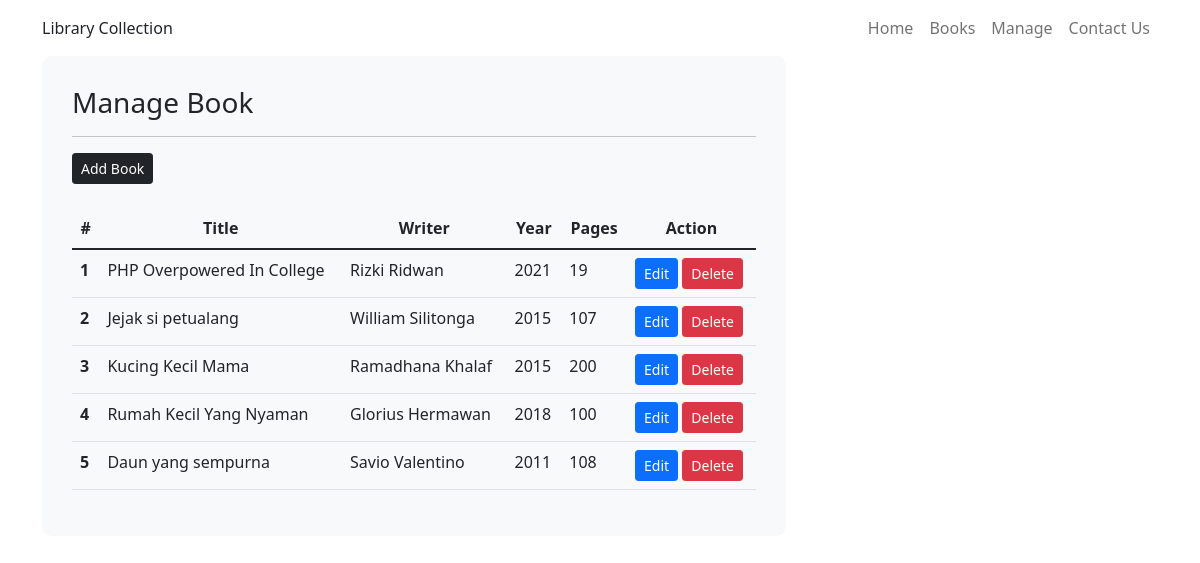
Page /managements/manage-book.php on the committed database.
### tables this page shows
CREATE TABLE `books` (
  `id` int(11) NOT NULL,
  `judul` varchar(255) NOT NULL,
  `penulis` varchar(255) NOT NULL,
  `tahun_terbit` int(4) NOT NULL,
  `jumlah_halaman` int(11) NOT NULL
);

### process/functions.php (called while the page is built, shortened)
<?php
function tampilSemuaBuku()
{
    global $koneksi;
    $perintahTampilBuku = $koneksi->prepare("SELECT * FROM books");
    $perintahTampilBuku->execute();
    $books = $perintahTampilBuku->fetchAll();
    return $books;
}

### managements/manage-book.php (the view, shortened to what this page needs)
<!DOCTYPE html>
<html lang="en">
<head>
    <link rel="stylesheet" href="../css/bootstrap.min.css">
    <link rel="stylesheet" href="../css/style.css">
</head>
<body>
    <?php require_once '../views/navbar.php'; ?>
    <div class="container">
        <div class="col-md-8 bg-light table-wrapper">
            <h3>Manage Book</h3>
            <hr>
            <a href="create-book.php" class="btn btn-dark btn-sm mb-4">Add Book</a>
            <table class="table">
                <thead>
                    <tr align="center">
                        <th>#</th>
                        <th>Title</th>
                        <th>Writer</th>
                        <th>Year</th>
                        <th>Pages</th>
                        <th>Action</th>
                    </tr>
                </thead>
                <tbody>
                    <?php
                    $books = tampilSemuaBuku();
                    $nomor = 1;
                    foreach ($books as $book) {
                    ?>
                        <tr>
                            <th><?= $nomor++ ?></th>
                            <td><?= $book['judul'] ?></td>
                            <td><?= $book['penulis'] ?></td>
                            <td><?= $book['tahun_terbit'] ?></td>
                            <td><?= $book['jumlah_halaman'] ?></td>
                            <td>
                                <a href="edit-book.php?updateID=<?php echo $book['id'] ?>" class="btn btn-primary btn-sm">Edit</a>
                                <a href="delete-book.php?deleteID=<?php echo $book['id']; ?>" class="btn btn-danger btn-sm" onclick="return confirm('Serius pengen hapus buku?')">Delete</a>
                            </td>
                        </tr>
                    <?php } ?>
                </tbody>
            </table>
        </div>
    </div>
</body>
</html>

### css/style.css (style rules this page uses)
.table-wrapper { border-radius: 10px; padding: 30px; }

### rows in the picture
books: judul "PHP Overpowered In College", penulis "Rizki Ridwan", tahun_terbit "2021", jumlah_halaman "19"
books: judul "Jejak si petualang", penulis "William Silitonga", tahun_terbit "2015", jumlah_halaman "107"
books: judul "Kucing Kecil Mama", penulis "Ramadhana Khalaf", tahun_terbit "2015", jumlah_halaman "200"
books: judul "Rumah Kecil Yang Nyaman", penulis "Glorius Hermawan", tahun_terbit "2018", jumlah_halaman "100"
books: judul "Daun yang sempurna", penulis "Savio Valentino", tahun_terbit "2011", jumlah_halaman "108"
